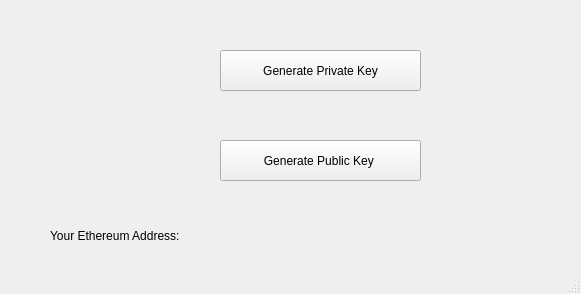
<?xml version="1.0" encoding="UTF-8"?>
<ui version="4.0">
 <class>MainWindow</class>
 <widget class="QMainWindow" name="MainWindow">
  <property name="geometry">
   <rect>
    <x>0</x>
    <y>0</y>
    <width>581</width>
    <height>294</height>
   </rect>
  </property>
  <property name="windowTitle">
   <string>Ethereum Wallet Generator</string>
  </property>
  <widget class="QWidget" name="centralwidget">
   <widget class="QPushButton" name="pushButton">
    <property name="geometry">
     <rect>
      <x>220</x>
      <y>50</y>
      <width>201</width>
      <height>41</height>
     </rect>
    </property>
    <property name="text">
     <string>Generate Private Key</string>
    </property>
   </widget>
   <widget class="QPushButton" name="pushButton_2">
    <property name="geometry">
     <rect>
      <x>220</x>
      <y>140</y>
      <width>201</width>
      <height>41</height>
     </rect>
    </property>
    <property name="text">
     <string>Generate Public Key </string>
    </property>
   </widget>
   <widget class="QLabel" name="label">
    <property name="geometry">
     <rect>
      <x>50</x>
      <y>220</y>
      <width>461</width>
      <height>31</height>
     </rect>
    </property>
    <property name="text">
     <string>Your Ethereum Address:</string>
    </property>
   </widget>
  </widget>
  <widget class="QStatusBar" name="statusbar"/>
 </widget>
 <resources/>
 <connections/>
</ui>
